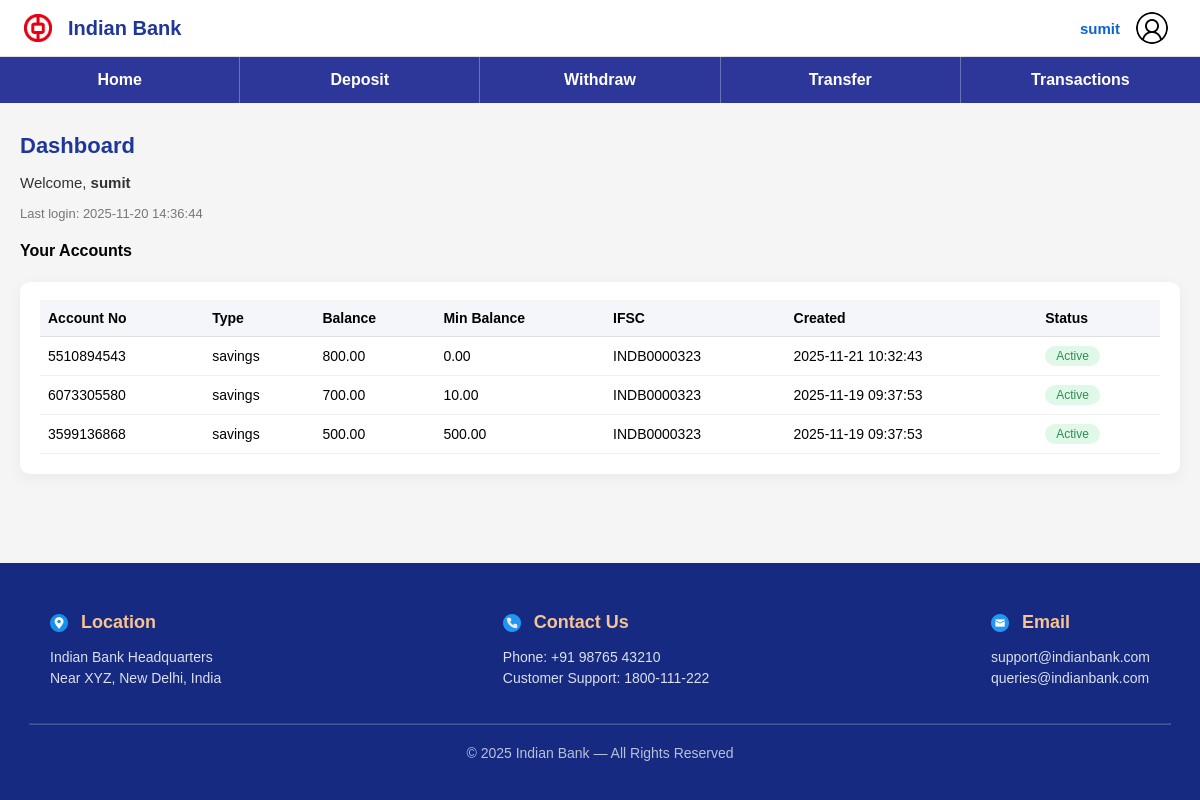
The app's page /pages/home.php (signed in) with its own data.
### tables this page shows
CREATE TABLE users (
    id INT NOT NULL AUTO_INCREMENT,
    username VARCHAR(50) NOT NULL,
    role VARCHAR(20) NOT NULL DEFAULT 'customer',
    email TEXT NOT NULL,
    created_at TIMESTAMP NOT NULL DEFAULT CURRENT_TIMESTAMP,
    last_login TIMESTAMP NOT NULL DEFAULT CURRENT_TIMESTAMP ON UPDATE CURRENT_TIMESTAMP,
    password_hash VARCHAR(255) NOT NULL,
    status ENUM('Active', 'Inactive') NOT NULL DEFAULT 'Active',
    PRIMARY KEY (id)
);

CREATE TABLE account (
    id INT NOT NULL AUTO_INCREMENT,
    profile_id INT NOT NULL,
    account_type ENUM('savings', 'current', 'salary') NOT NULL,
    account_number bigint NOT NULL UNIQUE,
    balance INT NOT NULL,
    min_balance int DEFAULT NULL,
    status ENUM('Active', 'Pending') NOT NULL,
    ifsc_code VARCHAR(20) NOT NULL DEFAULT 'INDB0000323',
    account_date TIMESTAMP NOT NULL DEFAULT CURRENT_TIMESTAMP,
    PRIMARY KEY (id),
    FOREIGN KEY (profile_id) REFERENCES profile(id)
        ON DELETE CASCADE ON UPDATE CASCADE
);

### pages/customer_account.php (the view, shortened to what this page needs)
<?php
$uid = (int)($_SESSION['user_id'] ?? 0);
$accountsRes = false;
if ($uid <= 0) {
    echo "<p class='error-text'>Invalid session. Please log in again.</p>";
} else {
    $accountsSql = "
        SELECT
            a.account_number,
            a.account_type,
            a.balance,
            a.min_balance,
            a.status,
            a.ifsc_code,
            a.account_date
        FROM account a
        JOIN profile p ON a.profile_id = p.id
        WHERE p.user_id = ?
    ";
    if ($stmt = mysqli_prepare($conn, $accountsSql)) {
        mysqli_stmt_bind_param($stmt, "i", $uid);
        mysqli_stmt_execute($stmt);
        $accountsRes = mysqli_stmt_get_result($stmt);
    }
}
?>
<h4>Your Accounts</h4>
<div class="section-card">
<?php if ($accountsRes && mysqli_num_rows($accountsRes) > 0): ?>
    <table class="ui-table">
        <thead>
            <tr>
                <th>Account No</th>
                <th>Type</th>
                <th>Balance</th>
                <th>Min Balance</th>
                <th>IFSC</th>
                <th>Created</th>
                <th>Status</th>
            </tr>
        </thead>
        <tbody>
        <?php while ($row = mysqli_fetch_assoc($accountsRes)): ?>
            <?php
                $status = strtolower($row['status']);
                $badgeClass = ($status === 'active')
                    ? 'status-badge status-active'
                    : (($status === 'pending')
                        ? 'status-badge status-pending'
                        : 'status-badge status-other');
            ?>
            <tr>
                <td><?= htmlspecialchars($row['account_number']) ?></td>
                <td><?= htmlspecialchars($row['account_type']) ?></td>
                <td><?= $row['balance'] !== null ? number_format((float)$row['balance'], 2) : '0.00' ?></td>
                <td><?= $row['min_balance'] !== null ? number_format((float)$row['min_balance'], 2) : '0.00' ?></td>
                <td><?= htmlspecialchars($row['ifsc_code']) ?></td>
                <td><?= htmlspecialchars($row['account_date']) ?></td>
                <td>
                    <span class="<?= $badgeClass ?>">
                        <?= htmlspecialchars($row['status']) ?>
                    </span>
                </td>
            </tr>
        <?php endwhile; ?>
        </tbody>
    </table>
<?php endif; ?>
</div>

### pages/home.php (shortened to what this page needs)
<?php
include("../config/db.php");
$uid   = isset($_SESSION['user_id']) ? (int)$_SESSION['user_id'] : 0;
$role  = $_SESSION['user_role'] ?? 'customer';
$user = null;
$userSql = "SELECT username, last_login, role FROM users WHERE id = $uid LIMIT 1";
$userRes = mysqli_query($conn, $userSql);
if ($userRes && mysqli_num_rows($userRes) === 1) {
    $user = mysqli_fetch_assoc($userRes);
}
include("../includes/header.php");
?>
<div class="page-container">
    <div class="dashboard-header">
        <div>
            <h3>Dashboard</h3>
            <p class="welcome-text">
                Welcome,
                <strong><?php echo htmlspecialchars($user['username'] ?? ''); ?></strong>
            </p>
            <?php if ($user): ?>
                <p class="last-login">Last login: <?php echo $user['last_login']; ?></p>
            <?php endif; ?>
        </div>
    </div>
    <div class="dashboard-content">
        <?php if ($role === 'admin'): ?>
            <?php include("admin_account.php"); ?>
        <?php else: ?>
            <?php include("customer_account.php"); ?>
        <?php endif; ?>
    </div>
</div>
<?php include("../includes/footer.php"); ?>

### css/style.css (style rules this page uses)
html, body { height: 100%; margin: 0; padding: 0; font-family: Arial, Helvetica, sans-serif; background-color: #f5f5f5; }
.page-container { margin: 30px auto 40px; padding: 0 20px; }
.dashboard-header h3 { margin: 0 0 6px; font-size: 22px; color: #1e3799; }
.welcome-text { font-size: 15px; color: #333; }
.last-login { margin-top: 4px; font-size: 13px; color: #777; }
.section-card { background: #ffffff; border-radius: 10px; padding: 18px 20px 20px; box-shadow: 0 4px 16px rgba(0,0,0,0.05); margin-bottom: 20px; box-sizing: border-box; }
.ui-table { width: 100%; border-collapse: collapse; font-size: 14px; }
.ui-table thead th { background: #f5f6fa; padding: 10px 8px; font-weight: 600; text-align: left; border-bottom: 1px solid #e0e0e0; }
.ui-table tbody td { padding: 9px 8px; border-bottom: 1px solid #f0f0f0; }
.status-badge { display: inline-block; padding: 3px 11px; border-radius: 999px; font-size: 12px; font-weight: 500; }
.status-active { background: #e0f8e8; color: #2e8b57; }

### records on screen
users: username "sumit", last_login "2025-11-20 14:36:44"
account: account_number "5510894543", account_type "savings", balance "800.00", ifsc_code "INDB0000323", account_date "2025-11-21 10:32:43", status "Active"
account: account_number "6073305580", account_type "savings", balance "700.00", min_balance "10.00", ifsc_code "INDB0000323", account_date "2025-11-19 09:37:53", status "Active"
account: account_number "3599136868", account_type "savings", balance "500.00", min_balance "500.00", ifsc_code "INDB0000323", account_date "2025-11-19 09:37:53", status "Active"

### other values on screen
$username "sumit"
